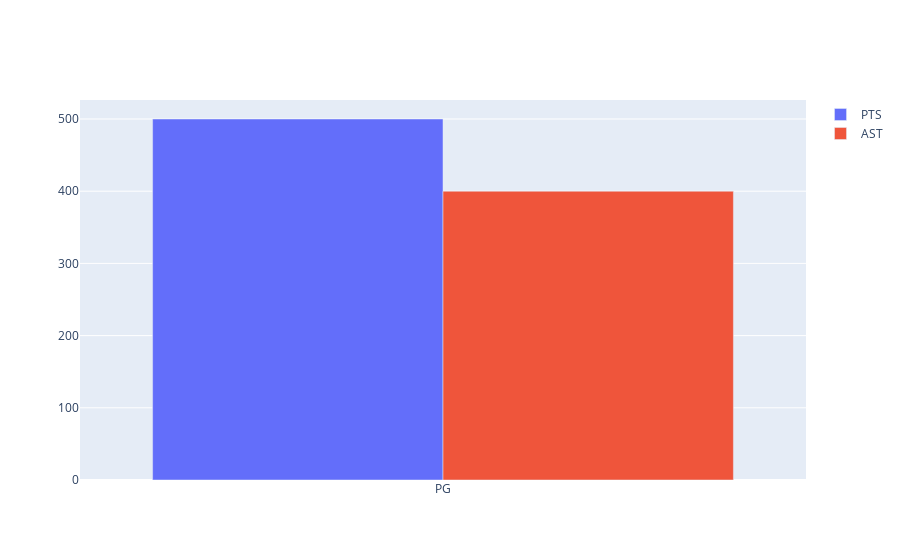

The code cell stored with this chart in its notebook:
### Code cell
Positions=['PG', 'SG', 'SF','PF', 'C']
data= dfclust
fig = go.Figure(data=[
    go.Bar(name='PTS', x=Positions, y=[500]),
    go.Bar(name='AST', x=Positions, y=[400])
])
# Change the bar mode
fig.update_layout(barmode='group')
fig.show()

### Figure 1 — Plotly figure (JSON) as saved in the notebook; plotly's stock layout.template omitted (floating-point values rounded to 4 significant figures)
{"data": [{"name": "PTS", "type": "bar", "x": ["PG", "SG", "SF", "PF", "C"], "y": [500]}, {"name": "AST", "type": "bar", "x": ["PG", "SG", "SF", "PF", "C"], "y": [400]}], "layout": {"barmode": "group"}}
